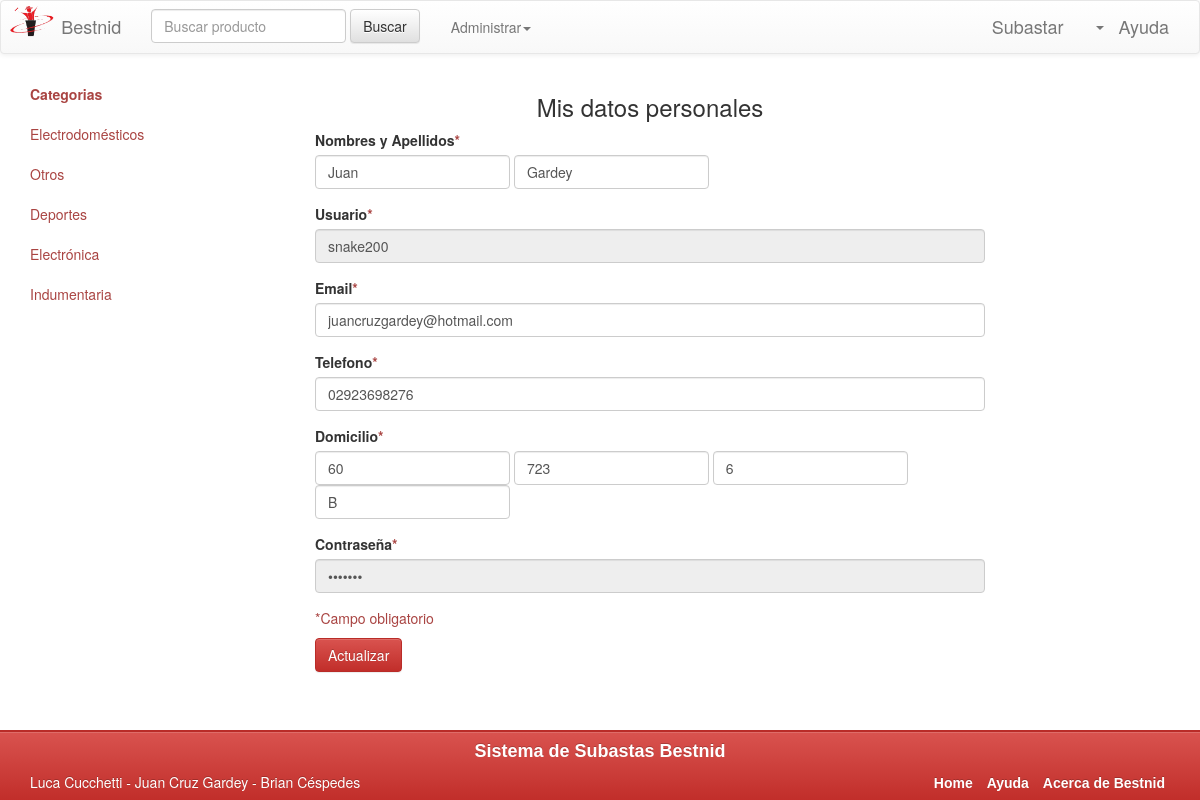
The app's page /Bestnid/verDatosPersonales.php (signed in) with its own data.
### tables this page shows
CREATE TABLE IF NOT EXISTS `categoria` (
`idCategoria` int(11) NOT NULL,
  `nombre` varchar(50) NOT NULL,
  `descripcion` longtext
);

CREATE TABLE IF NOT EXISTS `usuario` (
`idUsuario` int(11) NOT NULL,
  `nombre` varchar(100) NOT NULL,
  `apellido` varchar(100) NOT NULL,
  `telefono` varchar(20) NOT NULL,
  `numero_calle` varchar(10) NOT NULL,
  `nombre_usuario` varchar(15) NOT NULL,
  `password` varchar(20) NOT NULL,
  `e_mail` varchar(50) NOT NULL,
  `confirmado` tinyint(1) NOT NULL,
  `estado` varchar(50) NOT NULL,
  `piso` varchar(1) DEFAULT NULL,
  `depto` varchar(1) DEFAULT NULL,
  `calle` varchar(20) NOT NULL
);

### Bestnid/verDatosPersonales.php (the view, shortened to what this page needs)
<?php
	include("conexion.php");
	$datosUsuario=mysqli_query ($link, "SELECT * FROM Usuario WHERE idUsuario='".$_SESSION["idUsuario"]."' ") or die(mysqli_error($link));
	$tuplaUsuario= mysqli_fetch_array($datosUsuario);
?>
<!DOCTYPE html>
<html lang="es">
	<head>
		<link rel="stylesheet" href="Bootstrap/css/bootstrap.min.css">
		<link rel="stylesheet" href="Bootstrap/css/bootstrap-theme.min.css">
		<link rel="stylesheet" href="estilopropio.css">
		<link rel="stylesheet" href="Bootstrap/css/jquery-ui.css" />
	</head>
	<body>
		<section class="main container-fluid">
			<div class="main row">
				<div class="col-sm-3 col-md-2 sidebar">
		        	<ul class="nav nav-sidebar">
			            <li class="active"><a class="text-danger" href="home.php"><strong>Categorias</strong></a></li>
			            <?php
							include("conexion.php");
							$result = mysqli_query ($link, "SELECT * FROM Categoria");
							while ($row=mysqli_fetch_array($result) ) {
								echo "<li><a class='text-danger' href='listadoProductosPorCategoria.php?idCategoria=".$row["idCategoria"]." '>".$row["nombre"]."</a></li>";
							}
						?>
			        </ul>
		        </div>
				<div class="col-md-7 col-md-offset-1">
					<h3 class="text-center">Mis datos personales</h3>
					<form name="frm-actualizar" id="f_actualizar" action="actualizarDatosPersonales.php" method="POST">
						<div class="form-group">
							<label>Nombres y Apellidos<span class="text-danger">*</span></label>
							<div class="form-inline">
								<input type="text" class="form-control" name="nombres" id="inputNombres" placeholder="Nombres" value='<?php echo $tuplaUsuario["nombre"]; ?>'>
								<input type="text" class="form-control" name="apellidos" id="inputApellidos" placeholder="Apellidos"
								value=<?php echo $tuplaUsuario["apellido"]; ?>>
							</div>
						</div>
						<div class="form-group">
							<label for="inputEmail">Usuario<span class="text-danger">*</span></label>
							<input type="text" name="nombreUsuario" class="form-control" id="inputUsuario" placeholder="entre 4 y 15 caracteres, letras y números" value='<?php echo $tuplaUsuario["nombre_usuario"]; ?>' readonly="readonly" >
						</div>
						<div class="form-group">
							<label for="inputEmail">Email<span class="text-danger">*</span></label>
							<input type="email" class="form-control" name="e_mail" id="inputEmail" placeholder="alguien@ejemplo.com"
							value='<?php echo $tuplaUsuario["e_mail"]; ?>'>
						</div>
						<div class="form-group">
							<label for="inputTelefono">Telefono<span class="text-danger">*</span></label>
							<input type="text" class="form-control" name="telefono" id="inputTelefono" placeholder="Solo números, sin espacios ni guiones o paréntesis" value='<?php echo $tuplaUsuario["telefono"]; ?>'>
						</div>
						<div class="form-group">
							<label>Domicilio<span class="text-danger">*</span></label>
							<div class="form-inline">
								<input type="text" class="form-control" name="domicilioCalle" id="inputCalle" placeholder="Calle"
								value='<?php echo $tuplaUsuario["calle"]; ?>'/>
								<input type="text" class="form-control" name="domicilioNumero" id="inputNumero" placeholder="Numero"
								value='<?php echo $tuplaUsuario["numero_calle"]; ?>'/>
								<input type="text" class="form-control" name="domicilioPiso" id="inputPiso" placeholder="Piso (opcional)"
								value='<?php echo $tuplaUsuario["piso"]; ?>' >
								<input type="text" class="form-control" name="domicilioDepto" id="inputDepto" placeholder="Depto (opcional)" value='<?php echo $tuplaUsuario["depto"]; ?>'>
							</div>
						</div>
						<div class="form-group">
							<label for="inputPassword">Contraseña<span class="text-danger">*</span></label>
							<input type="password" class="form-control" name="pass" id="inPassword" placeholder="entre 6 y 20 caracteres, al menos una letra mayúscula, una minúscula y un caracter especial o número"
							value='<?php echo $tuplaUsuario["password"]; ?>' readonly="readonly">
						</div>
						<p class="text-danger">*Campo obligatorio</p>
						<button type="button" id="btn_actualizar" class="btn btn-danger">Actualizar</button>
					</form>
				</div>
			</div>
		</section>
		<footer class="btn-danger">
			<div class="container">
				<div class="row">
					<h4 class="text-center">Sistema de Subastas Bestnid</h4>
				</div>
				<div class="row">
					<div class="col-md-6">
						<p>Luca Cucchetti - Juan Cruz Gardey - Brian C&eacute;spedes </p>
					</div>
					<div class="col-md-6">
						<ul class="list-inline text-right">
							<li><a href="home.php">Home</a></li>
							<li><a href="#">Ayuda</a></li>
							<li><a href="acercaBestnid.php">Acerca de Bestnid</a></li>
						</ul>
					</div>
				</div>
			</div>
		</footer>
	</body>
</html>

### Bestnid/estilopropio.css (style rules this page uses)
.navbar-brand { padding: 0px; }
footer { position: fixed; bottom: 0px; width: 100%; background: #111; background: rgba(0,0,0,.90); border-top: 2px solid #f00; z-index:100; height: 70px; }
body { margin-bottom:70px; }
footer h4 { font-weight: bold; font-family: sans-serif; }
footer a { font-weight: bold; font-family: sans-serif; color:white; }

### records on screen
categoria: nombre "Electrodomésticos"
categoria: nombre "Otros"
categoria: nombre "Deportes"
categoria: nombre "Electrónica"
categoria: nombre "Indumentaria"
usuario: nombres "Juan", apellidos "Gardey", nombreUsuario "snake200", e_mail "juancruzgardey@hotmail.com", telefono "02923698276", domicilioCalle "60", domicilioNumero "723", domicilioPiso "6", domicilioDepto "B"
